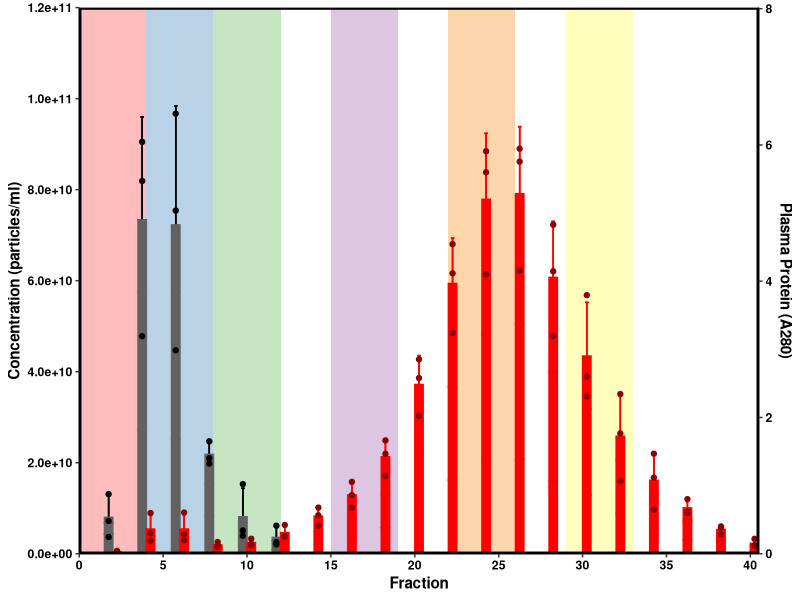
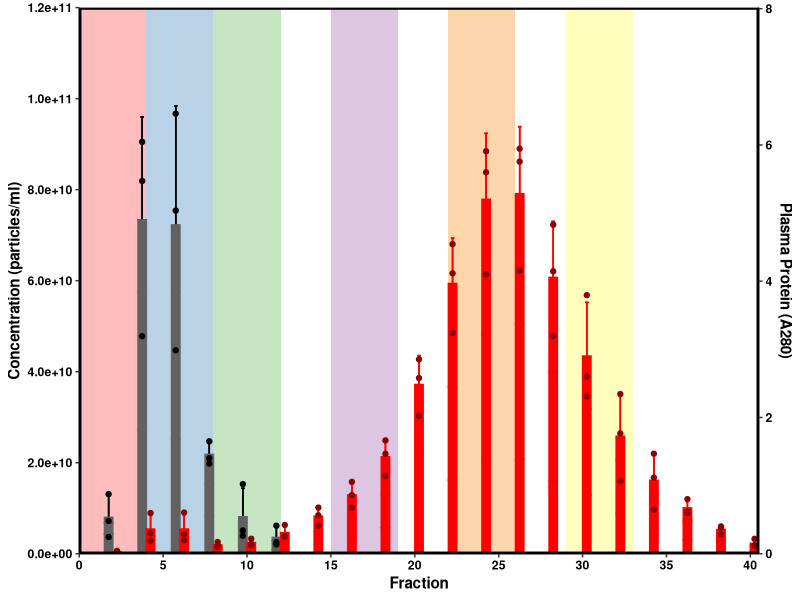

Generate these figures, in order, with R:
#Figure 1B

#set WD
setwd("E:/4. EV-RNA/4. EV-RNA/4. Code/2023-07-23 FINAL/")
getwd()

#load libraries:
library(vctrs)
library(cli)
library(tidyverse)
library(tidyr)
library(dplyr)
library(ggplot2)
library(ggpubr)
library(gplots)
library(RColorBrewer)
library(stringr)
library(readxl)

#manual organization to ensure proper tidy data for R visualization
Qnano_tidy <- read_excel("./Files/Fig1B_qNano_A280.xlsx", sheet = 1)


#generating background for fraction ranges
data_breaks <- data.frame(start = c(0, 4, 8, 15, 22, 29),  # Create data with breaks
                          end = c(4, 8, 12, 19, 26, 33),
                          FR_ranges = c("FR14", "FR58", "FR912", "FR1619", "FR2326", "FR3033"))
data_breaks$FR_ranges <- factor(data_breaks$FR_ranges, levels = c("FR14", "FR58", "FR912", "FR1619", "FR2326", "FR3033"))

#visual scaling factor to plot both graphs on 1 plot
scaleFactor <- 89000000000 / max(Qnano_tidy$A280)

#calculating mean and sd for error_bar visualization
Qnano_tidy_stats <- Qnano_tidy %>% group_by(Fraction) %>% mutate(avg_a280 = mean(A280), sd_a280 = sd(A280), avg_concentration = mean(Concentration), sd_concentration = sd(Concentration)) %>% ungroup()

#plotting all together with bar, points, and error_bars
Figure_1B <- ggplot() +
  #adding background range colors
  geom_rect(data = data_breaks,
            aes(xmin = start,
                xmax = end,
                ymin = - Inf,
                ymax = Inf,
                fill = FR_ranges),
            alpha = 0.8) +
  scale_fill_manual(values = c("#ffabab", "#a7c6e0", "#b6deb4", "#d5b6d9", "#ffca96", "#ffffad")) +
  #both values of data
  geom_errorbar(data = Qnano_tidy_stats, aes(x=Fraction-0.25, ymin=avg_concentration-sd_concentration, ymax=avg_concentration+sd_concentration), width=.2, color="black") +
  geom_bar(data = Qnano_tidy, aes(x=Fraction-0.25, y=Concentration/3), stat="identity", width=0.5, color="#616161", fill="#616161") +
  geom_point(data = Qnano_tidy, aes(x=Fraction-0.25, y=Concentration), color="black") +
 
  geom_errorbar(data = Qnano_tidy_stats, aes(x=Fraction+0.25, ymin=(avg_a280-sd_a280)*scaleFactor, ymax=(avg_a280+sd_a280)*scaleFactor), width=.2, color = "red") +
  geom_bar(data = Qnano_tidy, aes(x=Fraction+0.25, y=A280/3 * scaleFactor), stat="identity", width=0.5, color="red", fill="red") +
  geom_point(data = Qnano_tidy, aes(x=Fraction+0.25, y=A280 * scaleFactor), color="darkred") +
  #adding second axis and themeing
  scale_x_continuous(breaks=seq(0,40,by=5), expand = c(0, 0)) +
  xlab("Fraction") +
  scale_y_continuous(name="Concentration (particles/ml)", sec.axis=sec_axis(~./scaleFactor, name="Plasma Protein (A280)"), breaks=seq(0,120000000000,by=20000000000), limits = c(0, 120000000000), expand = c(0, 0)) +
  theme_classic() +
  theme(
    legend.position = "none",
    panel.border = element_rect(linewidth = 1.5, fill = NA),
    axis.title.x=element_text(color="black", face = "bold"),
    axis.text.x=element_text(color="black", face = "bold"),
    axis.title.y.left=element_text(color="black", face = "bold"),
    axis.text.y.left=element_text(color="black", face = "bold"),
    axis.title.y.right=element_text(color="black", face = "bold"),
    axis.text.y.right=element_text(color="black", face = "bold"))

Figure_1B

#Output .pdf
pdf("./Figures/Figure_1B_qNano_Abs.pdf", width =5, height = 2.5)
print(Figure_1B)
dev.off()
